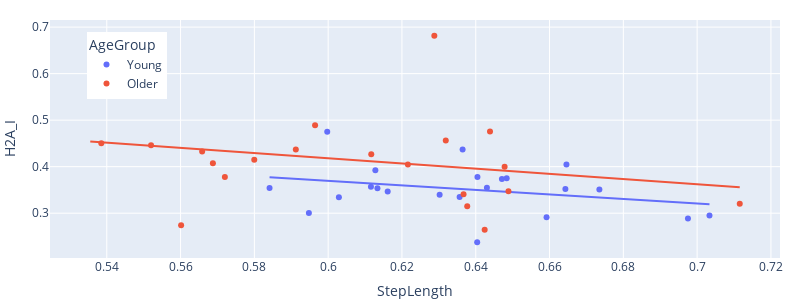
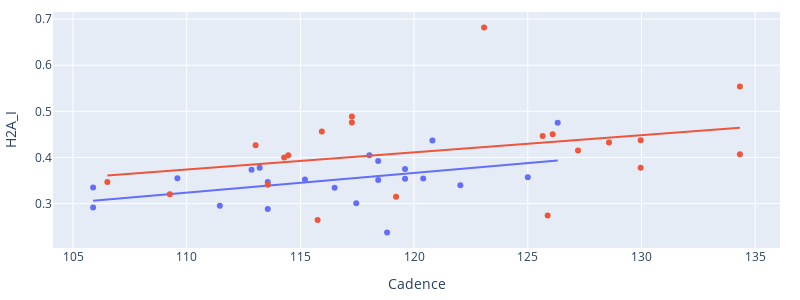

Write notebook code for charts like these, in order.
### Code cell
scatter_plot(df, 'H2A_I')

### Figure 1 — Plotly figure (JSON) as saved in the notebook; plotly's stock layout.template omitted (floating-point values rounded to 4 significant figures)
{"data": [{"customdata": [[1.0, 112.9, 1.21], [3.0, 105.9, 0.98], [4.0, 118.0, 1.3], [5.0, 119.6, 1.29], [6.0, 115.2, 1.28], [7.0, 118.8, 1.1], [8.0, 109.6, 1.38], [9.0, 113.6, 1.17], [10.0, 117.5, 1.37], [11.0, 111.5, 1.31], [12.0, 119.6, 1.05], [13.0, 116.5, 1.02], [14.0, 120.8, 1.12], [15.0, 118.4, 1.54], [16.0, 125.0, 1.1], [17.0, 105.9, 1.37], [18.0, 126.3, 1.26], [19.0, 118.4, 1.21], [20.0, 122.0, 1.28], [21.0, 113.2, 1.42], [22.0, 113.6, 1.32], [24.0, 120.4, 1.02]], "hovertemplate": "AgeGroup=Young<br>StepLength=%{x}<br>H2A_I=%{y}<br>Subject=%{customdata[0]}<br>Cadence=%{customdata[1]}<br>SpeedComf=%{customdata[2]}<extra></extra>", "legendgroup": "Young", "marker": {"color": "#636efa", "symbol": "circle"}, "mode": "markers", "name": "Young", "orientation": "v", "showlegend": true, "type": "scatter", "x": [0.6471, 0.6356, 0.6646, 0.6484, 0.6643, 0.6404, 0.643, 0.6161, 0.5948, 0.7033, 0.6134, 0.6029, 0.6364, 0.6735, 0.6116, 0.6592, 0.5997, 0.6128, 0.6302, 0.6405, 0.6975, 0.5841], "xaxis": "x", "y": [0.3735, 0.335, 0.4046, 0.375, 0.352, 0.2373, 0.3547, 0.3466, 0.3006, 0.2952, 0.3537, 0.3344, 0.4368, 0.351, 0.357, 0.2914, 0.4753, 0.3922, 0.3398, 0.3778, 0.2884, 0.3544], "yaxis": "y"}, {"hovertemplate": "<b>OLS trendline</b><br>H2A_I = -0.486978 * StepLength + 0.66154<br>R<sup>2</sup>=0.089339<br><br>AgeGroup=Young<br>StepLength=%{x}<br>H2A_I=%{y} <b>(trend)</b><extra></extra>", "legendgroup": "Young", "marker": {"color": "#636efa", "symbol": "circle"}, "mode": "lines", "name": "Young", "showlegend": false, "type": "scatter", "x": [0.5841, 0.5948, 0.5997, 0.6029, 0.6116, 0.6128, 0.6134, 0.6161, 0.6302, 0.6356, 0.6364, 0.6404, 0.6405, 0.643, 0.6471, 0.6484, 0.6592, 0.6643, 0.6646, 0.6735, 0.6975, 0.7033], "xaxis": "x", "y": [0.3771, 0.3719, 0.3695, 0.3679, 0.3637, 0.3631, 0.3628, 0.3615, 0.3546, 0.352, 0.3516, 0.3497, 0.3496, 0.3484, 0.3464, 0.3458, 0.3405, 0.338, 0.3379, 0.3336, 0.3219, 0.319], "yaxis": "y"}, {"customdata": [[25.0, 117.3, 1.17], [26.0, 125.7, 1.36], [27.0, 134.3, 1.41], [29.0, 128.6, 1.42], [30.0, 130.0, 1.08], [31.0, 134.3, 1.11], [32.0, 106.5, 1.36], [33.0, 119.2, 1.27], [34.0, 113.6, 1.05], [35.0, 123.1, 1.29], [36.0, 114.3, 1.46], [38.0, 115.8, 1.46], [40.0, 126.1, 1.34], [43.0, 115.9, 1.44], [44.0, 114.5, 1.18], [45.0, 109.3, 1.12], [46.0, 130.0, 1.11], [47.0, 125.9, 1.18], [48.0, 113.0, 1.35], [49.0, 117.3, 1.26], [50.0, 127.2, 1.23]], "hovertemplate": "AgeGroup=Older<br>StepLength=%{x}<br>H2A_I=%{y}<br>Subject=%{customdata[0]}<br>Cadence=%{customdata[1]}<br>SpeedComf=%{customdata[2]}<extra></extra>", "legendgroup": "Older", "marker": {"color": "#EF553B", "symbol": "circle"}, "mode": "markers", "name": "Older", "orientation": "v", "showlegend": true, "type": "scatter", "x": [0.5965, 0.552, 0.5355, 0.5658, 0.572, 0.5688, 0.6489, 0.6377, 0.6367, 0.6288, 0.6478, 0.6424, 0.5385, 0.6319, 0.6216, 0.7115, 0.5912, 0.5602, 0.6117, 0.6439, 0.58], "xaxis": "x", "y": [0.489, 0.4463, 0.554, 0.4325, 0.3777, 0.4071, 0.3469, 0.315, 0.3407, 0.6817, 0.3999, 0.2643, 0.4503, 0.4562, 0.4047, 0.3201, 0.4372, 0.2738, 0.4266, 0.4756, 0.4149], "yaxis": "y"}, {"hovertemplate": "<b>OLS trendline</b><br>H2A_I = -0.560169 * StepLength + 0.754355<br>R<sup>2</sup>=0.071521<br><br>AgeGroup=Older<br>StepLength=%{x}<br>H2A_I=%{y} <b>(trend)</b><extra></extra>", "legendgroup": "Older", "marker": {"color": "#EF553B", "symbol": "circle"}, "mode": "lines", "name": "Older", "showlegend": false, "type": "scatter", "x": [0.5355, 0.5385, 0.552, 0.5602, 0.5658, 0.5688, 0.572, 0.58, 0.5912, 0.5965, 0.6117, 0.6216, 0.6288, 0.6319, 0.6367, 0.6377, 0.6424, 0.6439, 0.6478, 0.6489, 0.7115], "xaxis": "x", "y": [0.4544, 0.4527, 0.4451, 0.4406, 0.4374, 0.4358, 0.4339, 0.4295, 0.4232, 0.4202, 0.4117, 0.4061, 0.4021, 0.4004, 0.3977, 0.3971, 0.3945, 0.3937, 0.3915, 0.3909, 0.3558], "yaxis": "y"}], "layout": {"height": 300, "legend": {"title": {"text": "AgeGroup"}, "tracegroupgap": 0, "x": 0.05, "xanchor": "left", "y": 0.95, "yanchor": "top"}, "margin": {"b": 0, "l": 50, "r": 20, "t": 20}, "width": 800, "xaxis": {"anchor": "y", "domain": [0, 1], "title": {"text": "StepLength"}}, "yaxis": {"anchor": "x", "domain": [0, 1], "title": {"text": "H2A_I"}}}}

### Figure 2 — Plotly figure (JSON) as saved in the notebook; plotly's stock layout.template omitted (floating-point values rounded to 4 significant figures)
{"data": [{"customdata": [[1.0, 0.6471, 1.21], [3.0, 0.6356, 0.98], [4.0, 0.6646, 1.3], [5.0, 0.6484, 1.29], [6.0, 0.6643, 1.28], [7.0, 0.6404, 1.1], [8.0, 0.643, 1.38], [9.0, 0.6161, 1.17], [10.0, 0.5948, 1.37], [11.0, 0.7033, 1.31], [12.0, 0.6134, 1.05], [13.0, 0.6029, 1.02], [14.0, 0.6364, 1.12], [15.0, 0.6735, 1.54], [16.0, 0.6116, 1.1], [17.0, 0.6592, 1.37], [18.0, 0.5997, 1.26], [19.0, 0.6128, 1.21], [20.0, 0.6302, 1.28], [21.0, 0.6405, 1.42], [22.0, 0.6975, 1.32], [24.0, 0.5841, 1.02]], "hovertemplate": "AgeGroup=Young<br>Cadence=%{x}<br>H2A_I=%{y}<br>Subject=%{customdata[0]}<br>StepLength=%{customdata[1]}<br>SpeedComf=%{customdata[2]}<extra></extra>", "legendgroup": "Young", "marker": {"color": "#636efa", "symbol": "circle"}, "mode": "markers", "name": "Young", "orientation": "v", "showlegend": true, "type": "scatter", "x": [112.9, 105.9, 118.0, 119.6, 115.2, 118.8, 109.6, 113.6, 117.5, 111.5, 119.6, 116.5, 120.8, 118.4, 125.0, 105.9, 126.3, 118.4, 122.0, 113.2, 113.6, 120.4], "xaxis": "x", "y": [0.3735, 0.335, 0.4046, 0.375, 0.352, 0.2373, 0.3547, 0.3466, 0.3006, 0.2952, 0.3537, 0.3344, 0.4368, 0.351, 0.357, 0.2914, 0.4753, 0.3922, 0.3398, 0.3778, 0.2884, 0.3544], "yaxis": "y"}, {"hovertemplate": "<b>OLS trendline</b><br>H2A_I = 0.00427774 * Cadence + -0.147066<br>R<sup>2</sup>=0.199401<br><br>AgeGroup=Young<br>Cadence=%{x}<br>H2A_I=%{y} <b>(trend)</b><extra></extra>", "legendgroup": "Young", "marker": {"color": "#636efa", "symbol": "circle"}, "mode": "lines", "name": "Young", "showlegend": false, "type": "scatter", "x": [105.9, 105.9, 109.6, 111.5, 112.9, 113.2, 113.6, 113.6, 115.2, 116.5, 117.5, 118.0, 118.4, 118.4, 118.8, 119.6, 119.6, 120.4, 120.8, 122.0, 125.0, 126.3], "xaxis": "x", "y": [0.3059, 0.3059, 0.3217, 0.3297, 0.3357, 0.3372, 0.3387, 0.3387, 0.3457, 0.3513, 0.3554, 0.3578, 0.3595, 0.3595, 0.3612, 0.3646, 0.3646, 0.368, 0.3697, 0.375, 0.3877, 0.3933], "yaxis": "y"}, {"customdata": [[25.0, 0.5965, 1.17], [26.0, 0.552, 1.36], [27.0, 0.5355, 1.41], [29.0, 0.5658, 1.42], [30.0, 0.572, 1.08], [31.0, 0.5688, 1.11], [32.0, 0.6489, 1.36], [33.0, 0.6377, 1.27], [34.0, 0.6367, 1.05], [35.0, 0.6288, 1.29], [36.0, 0.6478, 1.46], [38.0, 0.6424, 1.46], [40.0, 0.5385, 1.34], [43.0, 0.6319, 1.44], [44.0, 0.6216, 1.18], [45.0, 0.7115, 1.12], [46.0, 0.5912, 1.11], [47.0, 0.5602, 1.18], [48.0, 0.6117, 1.35], [49.0, 0.6439, 1.26], [50.0, 0.58, 1.23]], "hovertemplate": "AgeGroup=Older<br>Cadence=%{x}<br>H2A_I=%{y}<br>Subject=%{customdata[0]}<br>StepLength=%{customdata[1]}<br>SpeedComf=%{customdata[2]}<extra></extra>", "legendgroup": "Older", "marker": {"color": "#EF553B", "symbol": "circle"}, "mode": "markers", "name": "Older", "orientation": "v", "showlegend": true, "type": "scatter", "x": [117.3, 125.7, 134.3, 128.6, 130.0, 134.3, 106.5, 119.2, 113.6, 123.1, 114.3, 115.8, 126.1, 115.9, 114.5, 109.3, 130.0, 125.9, 113.0, 117.3, 127.2], "xaxis": "x", "y": [0.489, 0.4463, 0.554, 0.4325, 0.3777, 0.4071, 0.3469, 0.315, 0.3407, 0.6817, 0.3999, 0.2643, 0.4503, 0.4562, 0.4047, 0.3201, 0.4372, 0.2738, 0.4266, 0.4756, 0.4149], "yaxis": "y"}, {"hovertemplate": "<b>OLS trendline</b><br>H2A_I = 0.00371192 * Cadence + -0.0342863<br>R<sup>2</sup>=0.102647<br><br>AgeGroup=Older<br>Cadence=%{x}<br>H2A_I=%{y} <b>(trend)</b><extra></extra>", "legendgroup": "Older", "marker": {"color": "#EF553B", "symbol": "circle"}, "mode": "lines", "name": "Older", "showlegend": false, "type": "scatter", "x": [106.5, 109.3, 113.0, 113.6, 114.3, 114.5, 115.8, 115.9, 117.3, 117.3, 119.2, 123.1, 125.7, 125.9, 126.1, 127.2, 128.6, 130.0, 130.0, 134.3, 134.3], "xaxis": "x", "y": [0.3611, 0.3713, 0.3853, 0.3873, 0.3899, 0.3906, 0.3954, 0.3961, 0.401, 0.401, 0.4082, 0.4226, 0.4321, 0.4329, 0.4338, 0.4379, 0.443, 0.4481, 0.4481, 0.4643, 0.4643], "yaxis": "y"}], "layout": {"height": 300, "legend": {"title": {"text": "AgeGroup"}, "tracegroupgap": 0}, "margin": {"b": 40, "l": 50, "r": 20, "t": 10}, "showlegend": false, "width": 800, "xaxis": {"anchor": "y", "domain": [0, 1], "title": {"text": "Cadence"}}, "yaxis": {"anchor": "x", "domain": [0, 1], "title": {"text": "H2A_I"}}}}
